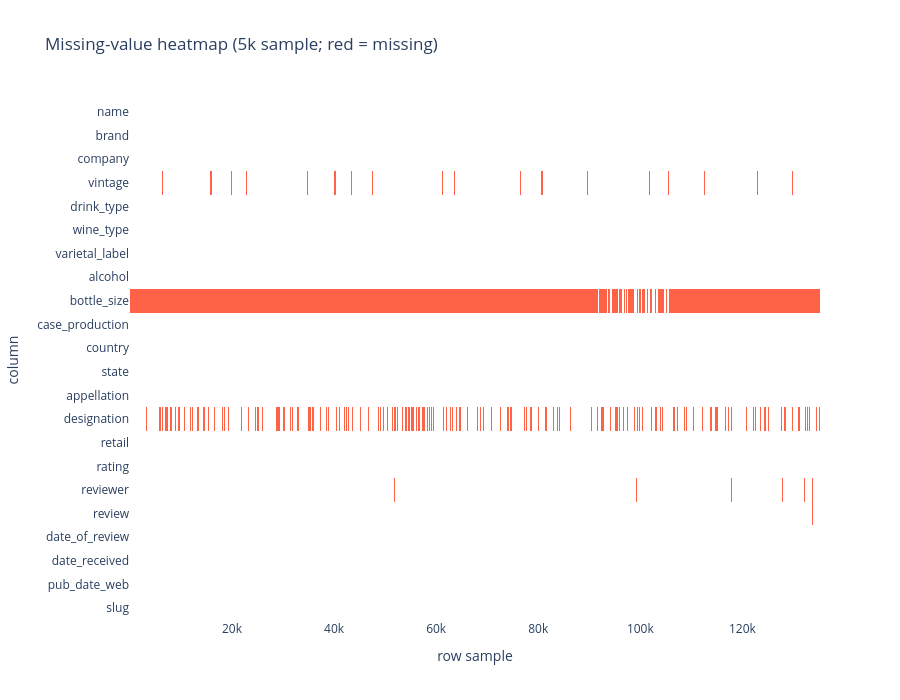

Source (notebook cell):
### Markdown cell above
### Missing-value heatmap

Each row = column, each column = sample of records. Red stripes show
where nulls cluster — useful for spotting structurally-missing groups
(e.g. `case_production` mostly missing for non-US wines).

### Code cell
sample = df.sample(min(5000, len(df)), random_state=42).sort_index()
fig = px.imshow(
    sample.isna().T.astype(int),
    aspect="auto",
    color_continuous_scale=["white", "tomato"],
    title="Missing-value heatmap (5k sample; red = missing)",
    labels={"x": "row sample", "y": "column", "color": "missing"},
)
fig.update_layout(height=700, coloraxis_showscale=False)
fig.show()

### Figure 1 — Plotly figure (JSON) as saved in the notebook; plotly's stock layout.template omitted (floating-point values rounded to 4 significant figures; data arrays with more than 128 entries replaced by an {"elided": "..."} marker saying what was removed)
{"data": [{"coloraxis": "coloraxis", "hovertemplate": "row sample: %{x}<br>column: %{y}<br>missing: %{z}<extra></extra>", "name": "0", "type": "heatmap", "x": {"elided": "5000 int values"}, "xaxis": "x", "y": ["name", "brand", "company", "vintage", "drink_type", "wine_type", "varietal_label", "alcohol", "bottle_size", "case_production", "country", "state", "appellation", "designation", "retail", "rating", "reviewer", "review", "date_of_review", "date_received", "pub_date_web", "slug"], "yaxis": "y", "z": {"elided": "22x5000 int values"}}], "layout": {"coloraxis": {"colorbar": {"title": {"text": "missing"}}, "colorscale": [[0, "white"], [1, "tomato"]], "showscale": false}, "height": 700, "title": {"text": "Missing-value heatmap (5k sample; red = missing)"}, "xaxis": {"anchor": "y", "domain": [0, 1], "title": {"text": "row sample"}}, "yaxis": {"anchor": "x", "autorange": "reversed", "domain": [0, 1], "title": {"text": "column"}}}}
